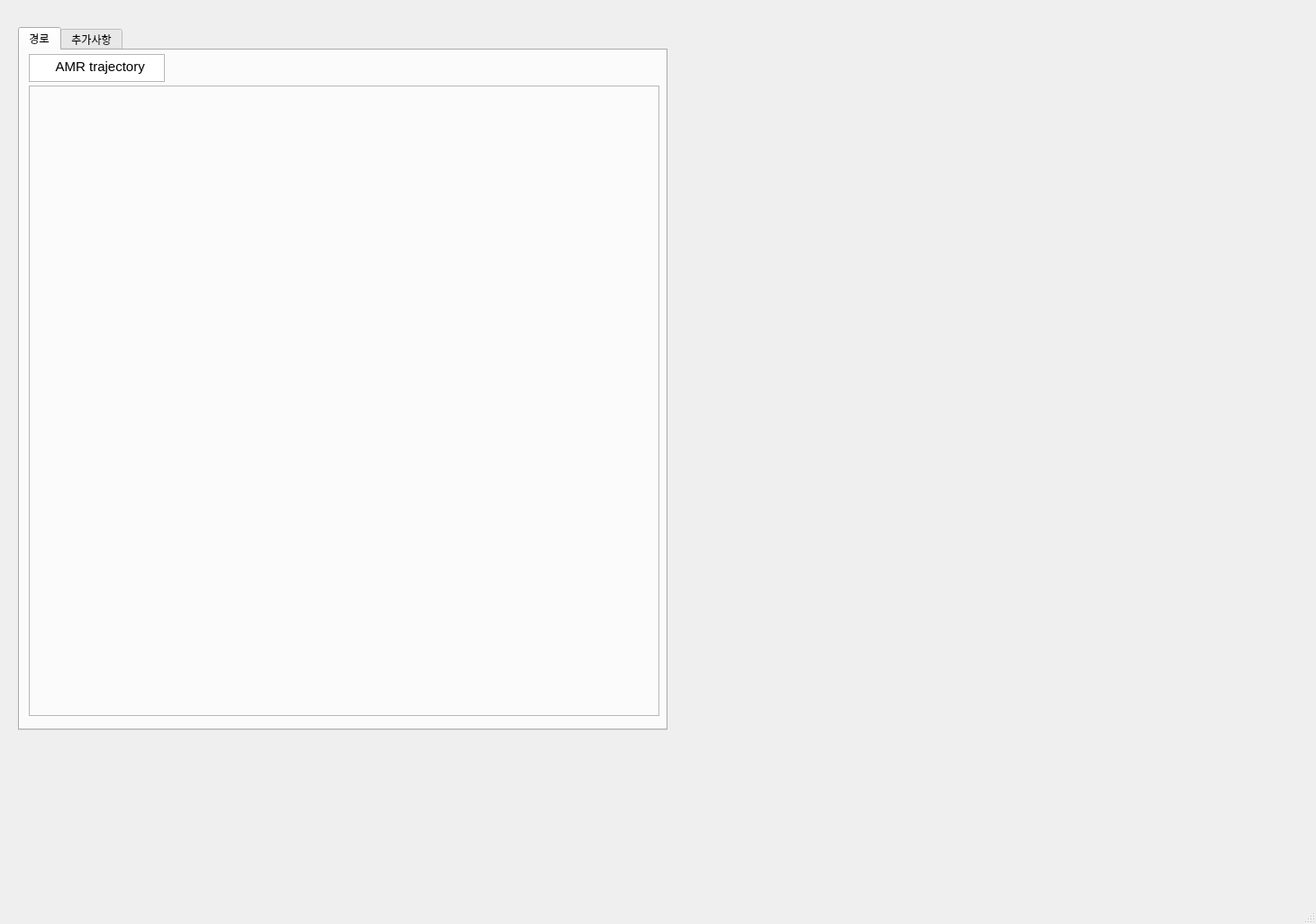
<?xml version="1.0" encoding="UTF-8"?>
<ui version="4.0">
 <class>MainWindow</class>
 <widget class="QMainWindow" name="MainWindow">
  <property name="geometry">
   <rect>
    <x>0</x>
    <y>0</y>
    <width>1461</width>
    <height>1026</height>
   </rect>
  </property>
  <property name="windowTitle">
   <string>MainWindow</string>
  </property>
  <widget class="QWidget" name="centralwidget">
   <widget class="QTabWidget" name="tabWidget">
    <property name="geometry">
     <rect>
      <x>20</x>
      <y>30</y>
      <width>721</width>
      <height>781</height>
     </rect>
    </property>
    <property name="currentIndex">
     <number>0</number>
    </property>
    <widget class="QWidget" name="tab">
     <attribute name="title">
      <string>경로</string>
     </attribute>
     <widget class="QFrame" name="frame">
      <property name="geometry">
       <rect>
        <x>10</x>
        <y>39</y>
        <width>700</width>
        <height>700</height>
       </rect>
      </property>
      <property name="mouseTracking">
       <bool>false</bool>
      </property>
      <property name="frameShape">
       <enum>QFrame::StyledPanel</enum>
      </property>
      <property name="frameShadow">
       <enum>QFrame::Raised</enum>
      </property>
     </widget>
     <widget class="QTextEdit" name="Textedit">
      <property name="geometry">
       <rect>
        <x>10</x>
        <y>4</y>
        <width>151</width>
        <height>31</height>
       </rect>
      </property>
      <property name="html">
       <string>&lt;!DOCTYPE HTML PUBLIC &quot;-//W3C//DTD HTML 4.0//EN&quot; &quot;http://www.w3.org/TR/REC-html40/strict.dtd&quot;&gt;
&lt;html&gt;&lt;head&gt;&lt;meta name=&quot;qrichtext&quot; content=&quot;1&quot; /&gt;&lt;style type=&quot;text/css&quot;&gt;
p, li { white-space: pre-wrap; }
&lt;/style&gt;&lt;/head&gt;&lt;body style=&quot; font-family:'Ubuntu'; font-size:11pt; font-weight:400; font-style:normal;&quot;&gt;
&lt;p align=&quot;center&quot; style=&quot; margin-top:0px; margin-bottom:0px; margin-left:0px; margin-right:0px; -qt-block-indent:0; text-indent:0px;&quot;&gt;  AMR trajectory&lt;/p&gt;&lt;/body&gt;&lt;/html&gt;</string>
      </property>
     </widget>
    </widget>
    <widget class="QWidget" name="tab_2">
     <attribute name="title">
      <string>추가사항</string>
     </attribute>
     <widget class="QFrame" name="frame_2">
      <property name="geometry">
       <rect>
        <x>10</x>
        <y>30</y>
        <width>701</width>
        <height>711</height>
       </rect>
      </property>
      <property name="frameShape">
       <enum>QFrame::StyledPanel</enum>
      </property>
      <property name="frameShadow">
       <enum>QFrame::Raised</enum>
      </property>
     </widget>
    </widget>
   </widget>
  </widget>
  <widget class="QMenuBar" name="menubar">
   <property name="geometry">
    <rect>
     <x>0</x>
     <y>0</y>
     <width>1461</width>
     <height>22</height>
    </rect>
   </property>
  </widget>
  <widget class="QStatusBar" name="statusbar"/>
 </widget>
 <resources/>
 <connections/>
</ui>
